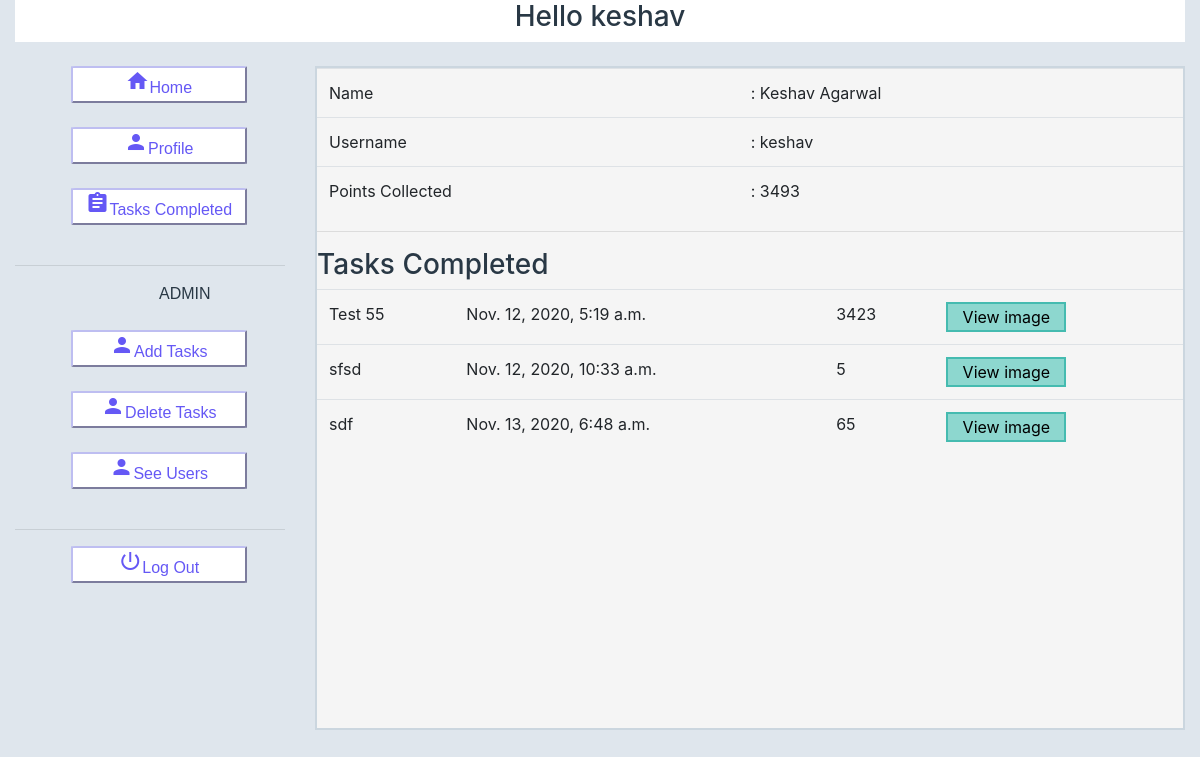
The page /adminusers/1/ (signed in) on the database as committed earlier.
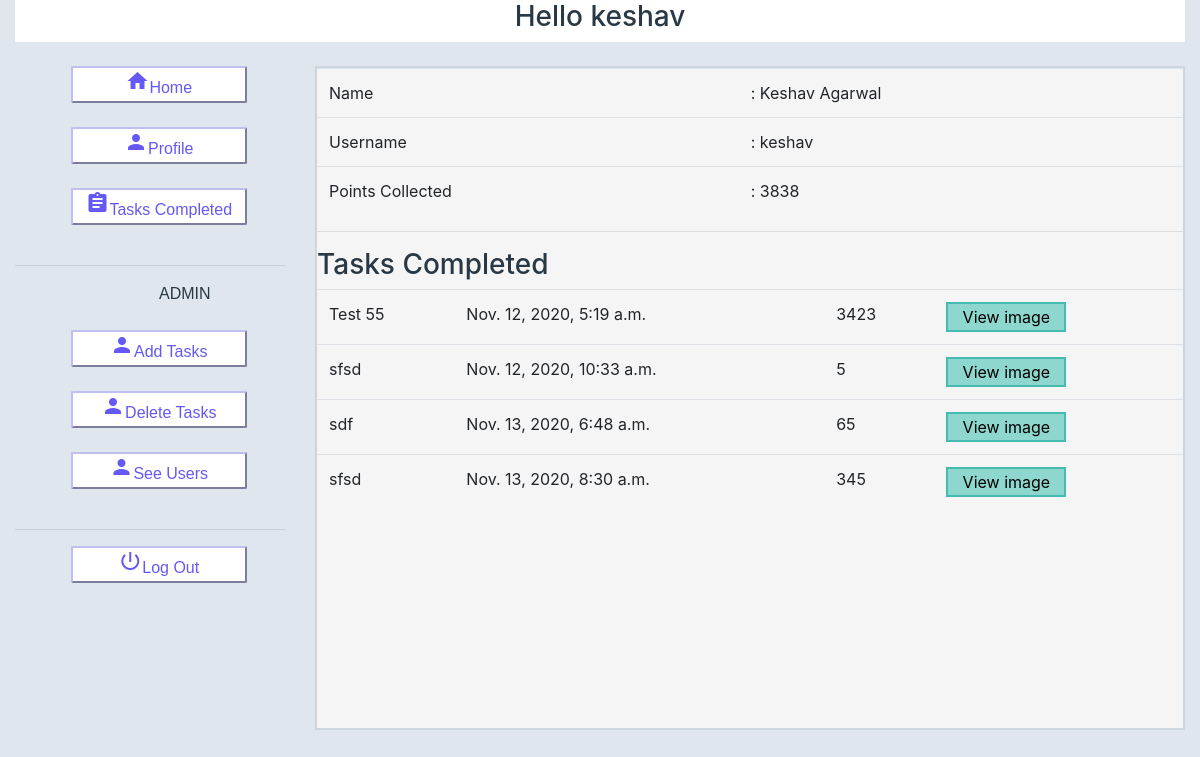
The same page on the database as committed later.
### myapp/models.py (models this page shows, shortened)
class CompletedTasks(models.Model):
    user = models.ForeignKey(User, on_delete=models.CASCADE)
    task = models.ForeignKey(Tasks, on_delete=models.CASCADE)
    completed_task_ss = models.ImageField(upload_to='completed_task_ss/')
    completed_at = models.DateTimeField(auto_now_add=True)

class Tasks(models.Model):
    task_name = models.CharField(max_length=50)
    task_url = models.URLField (max_length=200)
    category = models.CharField(max_length=50, default="Others")
    task_ss = models.ImageField(upload_to='task_ss/')
    points = models.IntegerField()

### myapp/views.py (the view)
# urls.py: path('adminusers/<int:user_id>/', views.ViewUser.as_view(), name='specific_user'),
class ViewUser(LoginRequiredMixin, PermissionRequiredMixin, View):
    permission_required = ('myapp.add_tasks', 'myapp.delete_tasks', 'myapp.edit_tasks', )
    def get(self, request, *args, **kwargs):
        user_id = kwargs['user_id']
        user = User.objects.get(pk=user_id)
        completed_tasks = CompletedTasks.objects.filter(user=user)
        points = CompletedTasks.objects.filter(user__pk=user_id).aggregate(Sum('task__points'))
        return render(request, 'myapp/view_user.html', {'user':user, 'completed_tasks':completed_tasks, 'points':points})

### myapp/templates/myapp/view_user.html (shortened to what this page needs)
{% extends "myapp/user_base.html" %}
{% block userbase %}
<div class="style-right" style="overflow: hidden;">
<table class="table">
<tr><td>Name</td> <td>: {{user.first_name}} {{user.last_name}}</td></tr>
<tr><td>Username</td> <td>: {{user.username}}</td></tr>
<tr><td>Points Collected</td> <td>: {{points.task__points__sum}}</td></tr>
</table>
<hr class="solid">
<h3>Tasks Completed</h3>
<table class="table">
{% for task in completed_tasks%}
<tr>
    <td>{{task.task.task_name}}</td>
    <td>{{task.completed_at}}</td>
    <td>{{task.task.points}}</td>
    <td><button type="button" class="but-for" data-toggle="modal" data-target="#myModal{{forloop.counter}}" id="getSrc">View image</button></td>
</tr>
{% endfor %}
</table>
</div>
{% endblock %}

Rows that differ between the two databases and show on the page:
added CompletedTasks: task.task_name "sfsd", completed_at "Nov. 13, 2020, 8:30 a.m.", task.points "345"
Other text that changed with them:
{{ points.task__points__sum }}: "3493" → "3838"
